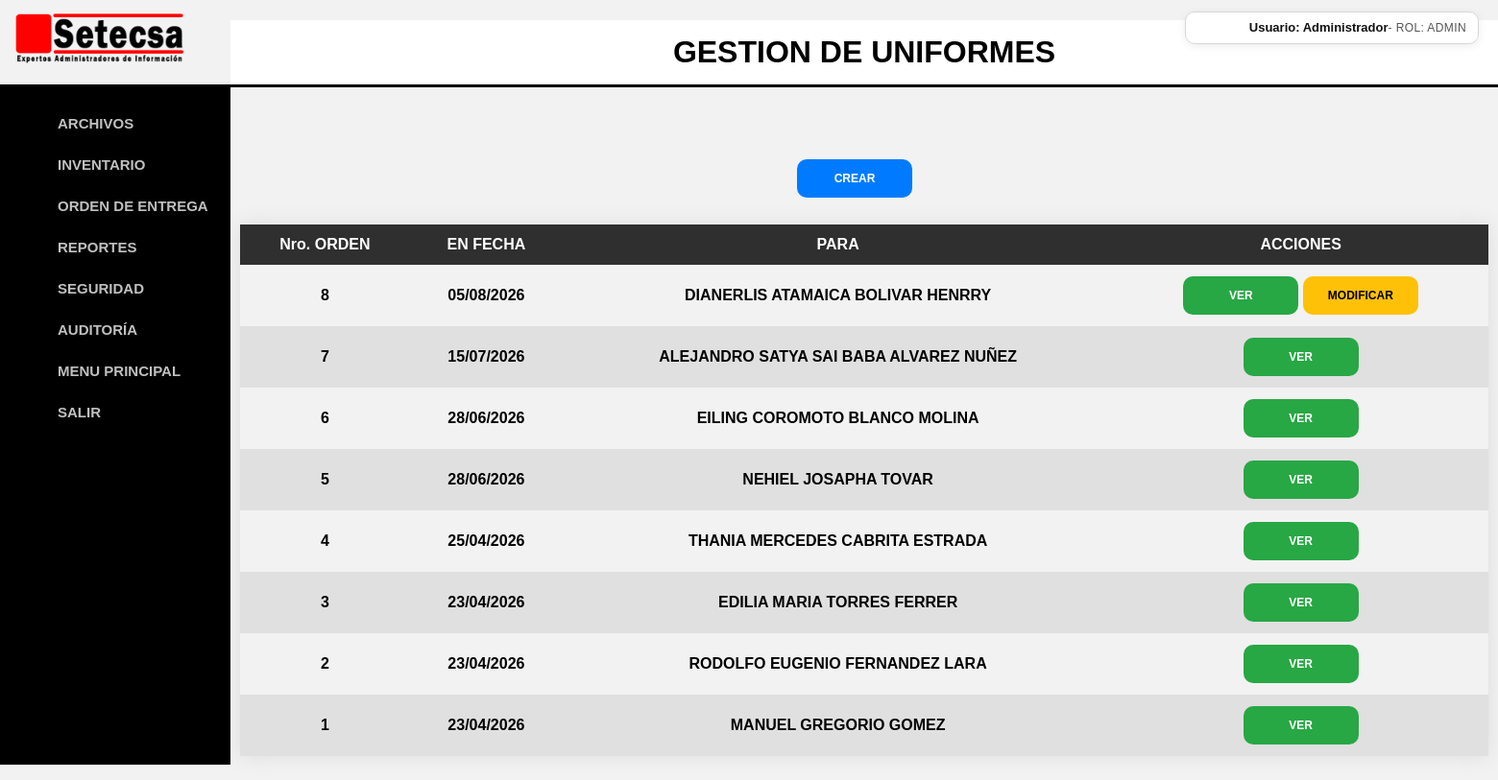
Page /ordenesvista.php (signed in) on the committed database.
### tables this page shows
CREATE TABLE `ordenes` (
  `id` bigint(20) UNSIGNED NOT NULL,
  `fecha` date NOT NULL,
  `empleado` bigint(20) UNSIGNED NOT NULL,
  `usuario_nombre` varchar(150) DEFAULT NULL
);

CREATE TABLE `empleados` (
  `id` bigint(20) UNSIGNED NOT NULL,
  `expediente` varchar(7) NOT NULL,
  `cedula` varchar(8) NOT NULL,
  `nombres` varchar(40) NOT NULL,
  `apellidos` varchar(40) NOT NULL,
  `cargo` bigint(20) UNSIGNED NOT NULL,
  `ingreso` date NOT NULL,
  `ubicacion` bigint(20) UNSIGNED NOT NULL,
  `activo` int(11) NOT NULL
);

### funciones.php (called while the page is built, shortened)
<?php
    function b_combo($conn,$campo,$tabla,$id,$val)
    {
        $qry = "SELECT $campo FROM $tabla WHERE $id = '$val'";
        $rcombo =  mysqli_query($conn,$qry) or die('La consulta falló: '.$mysqli -> error);
        $combo = mysqli_fetch_array($rcombo, MYSQLI_ASSOC);
        return $combo[$campo];
    }
    function invierte_fecha($fech,$opc)
    {
        $fecha="";
        if (strlen($fech)>0)
        {
            if ($opc)
            {
                $yyyy = substr($fech, 6, 4);
                $mm = substr($fech, 3, 2);
                $dd = substr($fech, 0, 2);
                $fecha =$yyyy."-".$mm."-".$dd;
            }else{
                $yyyy = substr($fech, 0, 4);
                $mm = substr($fech, 5, 2);
                $dd = substr($fech, 8, 2);
                $fecha =$dd."/".$mm."/".$yyyy;
            }
        }
        return $fecha;
    }

### ordenesvista.php (the view, shortened to what this page needs)
<?php
    include ('encabezado.php');
    include ('conexion_db.php');
    include ('funciones.php');
    $qry = "select * from ordenes order by id desc";
    $result = mysqli_query($mysqli,$qry) or die('La consulta falló: '.$mysqli -> error);
    $css1= "sr_grid1";
    $color[1]=$css1;
    $ncolor=0;
?>
<html lang="en">
    <br><br><br><br>
    <table class="tablabotones">
        <tr>
            <td><input type="button"  class="boton boton-azul" value="CREAR" title="CREAR ORDEN" onclick="javascript:{lanzar('ordenesseleccionempleado.php')}"></td>
        </tr>
    </table>
    <table class="styled-table-5">
        <thead>
            <tr>
                <th>Nro. ORDEN</th>
                <th>EN FECHA</th>
                <th>PARA</th>
                <th>ACCIONES</th>
            </tr>
        </thead>
        <tbody>
                <?php
                    while($row = mysqli_fetch_array($result, MYSQLI_ASSOC))
                    {
                        $id = $row['id'];
                        $fechaOrden = $row['fecha'];
                        $fecha = invierte_fecha($row['fecha'],0);
                        $idempleados = $row['empleado'];
                        $nombres = trim(b_combo($mysqli,'nombres','empleados','id',$idempleados));
                        $apellidos = trim(b_combo($mysqli,'apellidos','empleados','id',$idempleados));
                        $empleado = $nombres.' '.$apellidos;
                        $diasTranscurridos = floor((strtotime(date('Y-m-d')) - strtotime($fechaOrden)) / 86400);
                        $puedeModificar = $diasTranscurridos <= 3;
                ?>
                        <tr class="<?php echo $color[$ncolor]?>">
                            <td><?php echo nl2br(trim($id))?></td>
                            <td><?php echo nl2br(trim($fecha))?></td>
                            <td><?php echo nl2br(trim($empleado))?></td>
                            <td>
                                <input type="button"  class="boton boton-verde" title="VER" value="VER" onclick="javascript:{lanzar('nota.php?id=<?php echo $id?>')}" />
                                <?php if ($puedeModificar) { ?>
                                <input type="button"  class="boton boton-amarillo" title="MODIFICAR" value="MODIFICAR" onclick="javascript:{lanzar('ordenesmodificar.php?id=<?php echo $id?>')}" />
                                <?php } ?>
                            </td>
                        </tr>
                <?php
                        $ncolor = $ncolor + 1;
                        if ($ncolor > 1 ) { $ncolor=0;}
                    }
                ?>
            </tbody>
    </table>
</html>

### formatos.css (style rules this page uses)
body { font-family: Arial, sans-serif; margin: 0; padding: 0; margin-left: 240px; background-color: #f2f2f2; color: #000; }
.sr_grid1 { background-color: #e0e0e0; }
.boton { font-size:12px; font-family:sans-serif; font-weight:bold; color:#ffffff; background:#333333; border:0px; border-radius: 10px; width:120px; height:40px; }
.boton-azul { background: #007bff; color: #ffffff; }
.boton-amarillo { background: #ffc107; color: #000000; }
.boton-verde { background: #28a745; color: #ffffff; }
.styled-table-5 { border-collapse: collapse; margin: 25px 10px; font-size: 1em; font-family: sans-serif; min-width: 1300px; box-shadow: 0 0 20px #dcdcdc; }
.styled-table-5 thead tr { background-color: #2f2f2f; color: #ffffff; text-align: middle; }
.styled-table-5 th, .styled-table-5 td { padding: 12px 15px; }
.styled-table-5 tbody tr td { text-align: center; font-weight: bold; color: #000000; height: 10px; }
.tablabotones { margin: 0px 400px; min-width: 500px; }
.tablabotones tbody tr td { text-align: center; }

### rows in the picture
ordenes: id "8", fecha "05/08/2026", empleado.apellidos "DIANERLIS ATAMAICA BOLIVAR HENRRY"
ordenes: id "7", fecha "15/07/2026", empleado.apellidos "ALEJANDRO SATYA SAI BABA ALVAREZ NUÑEZ"
ordenes: id "6", fecha "28/06/2026", empleado.apellidos "EILING COROMOTO BLANCO MOLINA"
ordenes: id "5", fecha "28/06/2026", empleado.apellidos "NEHIEL JOSAPHA TOVAR"
ordenes: id "4", fecha "25/04/2026", empleado.apellidos "THANIA MERCEDES CABRITA ESTRADA"
ordenes: id "3", fecha "23/04/2026", empleado.apellidos "EDILIA MARIA TORRES FERRER"
ordenes: id "2", fecha "23/04/2026", empleado.apellidos "RODOLFO EUGENIO FERNANDEZ LARA"
ordenes: id "1", fecha "23/04/2026", empleado.apellidos "MANUEL GREGORIO GOMEZ"

### other values in the picture
$nombreUsuarioSesion "Administrador"
$rolUsuarioSesion "ADMIN"
